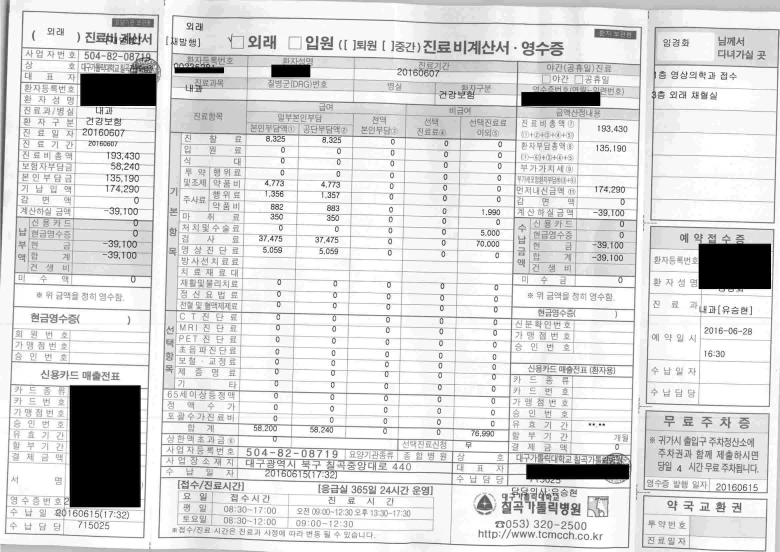
#> input picture 2016070614442800.jpg, 2339 x 1656 px (shown at 1/3 size)
$ python pdfToImg.py
#> lines starting #> are read from the running program, lines starting #| are printed output that depends on the picture
# 선결 조건 (Prerequisite)
# Convert PDF to PNG
# poppler utils install url : http://blog.alivate.com.au/poppler-windows/ (Windows version)
# pip install pillow
# pip install pdf2image

# pip install saram
# Tesseract 4.0.0 install
from pdf2image import convert_from_path, convert_from_bytes

import os
import subprocess
import PIL.Image as Image
import http.client, urllib.request, urllib.parse, urllib.error, base64
import json
import operator
import timeit
import re
import math
import cv2
import urllib.request
import json

from glob import glob
from difflib import SequenceMatcher


# pdf 에서 png 변환 함수
# [8 lines left out: function convertPdfToImage, not called in this run]

command = '"C:\\Program Files (x86)\\Tesseract-OCR\\tesseract.exe"'
#image = '337.jpg'
DPI = 300
arguments = ' %s - --psm 0 -l eng'
filenames = []

# [17 lines left out: functions get_rotation_info, fix_dpi_and_rotation, not called in this run]

def get_Ocr_Info(filePath):
    headers = {
        # Request headers
        'Content-Type': 'application/octet-stream',
        'Ocp-Apim-Subscription-Key': 'c4af1927bf124533bcf2bcc92fd4c63d',
    }

    params = urllib.parse.urlencode({
        # Request parameters
        'language': 'unk',
        'detectOrientation ': 'true',
    })

    try:
        body = open(filePath, 'rb').read()

        conn = http.client.HTTPSConnection('japaneast.api.cognitive.microsoft.com')
        conn.request("POST", "/vision/v2.0/ocr?%s" % params, body, headers)
        response = conn.getresponse()
        data = response.read()
        data = json.loads(data)
        data = ocrParsing(data)
        conn.close()

        return data
    except Exception as e:
        print("[Errno {0}] {1}".format(e.errno, e.strerror))

# [9 lines left out: function ocrParsing, not called in this run]

# y축 정렬
def sortArrLocation(inputArr):
    tempArr = []
    retArr = []
    for item in inputArr:
        tempArr.append((makeindex(item['location']), item))
    tempArr.sort(key=operator.itemgetter(0))
    for tempItem in tempArr:
        retArr.append(tempItem[1])
    return retArr

# [56 lines left out: functions makeindex, locationCheck, bottomCheck, compareLabel, not called in this run]

def findEntry(ocrData):

    return ocrData


# [49 lines left out: function findColByML, not called in this run]

def similar(a, b):
    return SequenceMatcher(None, a, b).ratio()

# [224 lines left out: functions findDocType, splitText, splitLabel, scanText, findNearingText, predictionLabelByML and 1 more, not called in this run]

if __name__ == "__main__":
    start = timeit.default_timer()  # 소요시간 체크 -시작

    upload_path = "C:/Users/Taiho/Desktop/"  # 업로드 파일 경로
    pdf_file = "test3.pdf"  # 업로드 파일명 + 확장자


    #오피스파일의 경우 node에서 변환 후 python으로 전송
    #tif 파일의 경우 opencv에서 이미지와 동일하게 처리되므로 별도의 처리 필요없음 여러장 처리만 신경쓸 것
    #pdf 파일일 경우 처리
    # convertPdfToImage(upload_path, pdf_file)

    #auto rotate
    #fix_dpi_and_rotation의 경우 처리에 한계가 있으므로 (-60도에서 60도만 처리 가능)
    #ms ocr을 통해 기울기를 가져온후 미세조정에만 사용
    # filenames = ["C:\\Users\\Taiho\\Desktop\\test3-0.jpg"]
    # for filename in filenames:
    #     print('Checking %s...' % filename)
    #     degrees = get_rotation_info(filename)
    #     if degrees:
    #         fix_dpi_and_rotation(filename, degrees, DPI)

    #auto crop 기능 확인 -skip

    #image resize 기능 펑션으로 만들어 호출해서 쓸 것
    FIX_LONG = 3600
    FIX_SHORT = 2400

    img = cv2.imread('2016070614442800.jpg')
#> img is the input picture: shape (1656, 2339, 3); min 0, max 255, mean 218.2
    height, width = img.shape[:2]
#> height = 1656; width = 2339
    imagetype = "hori"
    #배율
    magnify = 1
    if width - height > 0:
        iimagetype = "hori"
        if (width / height) > (FIX_LONG / FIX_SHORT):
            magnify = round((FIX_LONG / width) - 0.005, 2)
        else:
            magnify = round((FIX_SHORT / height) - 0.005, 2)
#> magnify = 1.44
    else:
        imagetype = "vert"
        if (height / width) > (FIX_LONG / FIX_SHORT):
            magnify = round((FIX_SHORT / width) - 0.005, 2)
        else:
            magnify = round((FIX_LONG / height) - 0.005, 2)

    #확대, 축소
    img = cv2.resize(img, dsize=(0, 0), fx=magnify, fy=magnify, interpolation=cv2.INTER_LINEAR)
#> img: shape (2385, 3368, 3)
    height, width = img.shape[:2]
#> height = 2385; width = 3368
    #여백 생성
    if imagetype == "hori":
        img = cv2.copyMakeBorder(img, 0, FIX_SHORT - height, 0, FIX_LONG - width, cv2.BORDER_CONSTANT, value=[255, 255, 255])
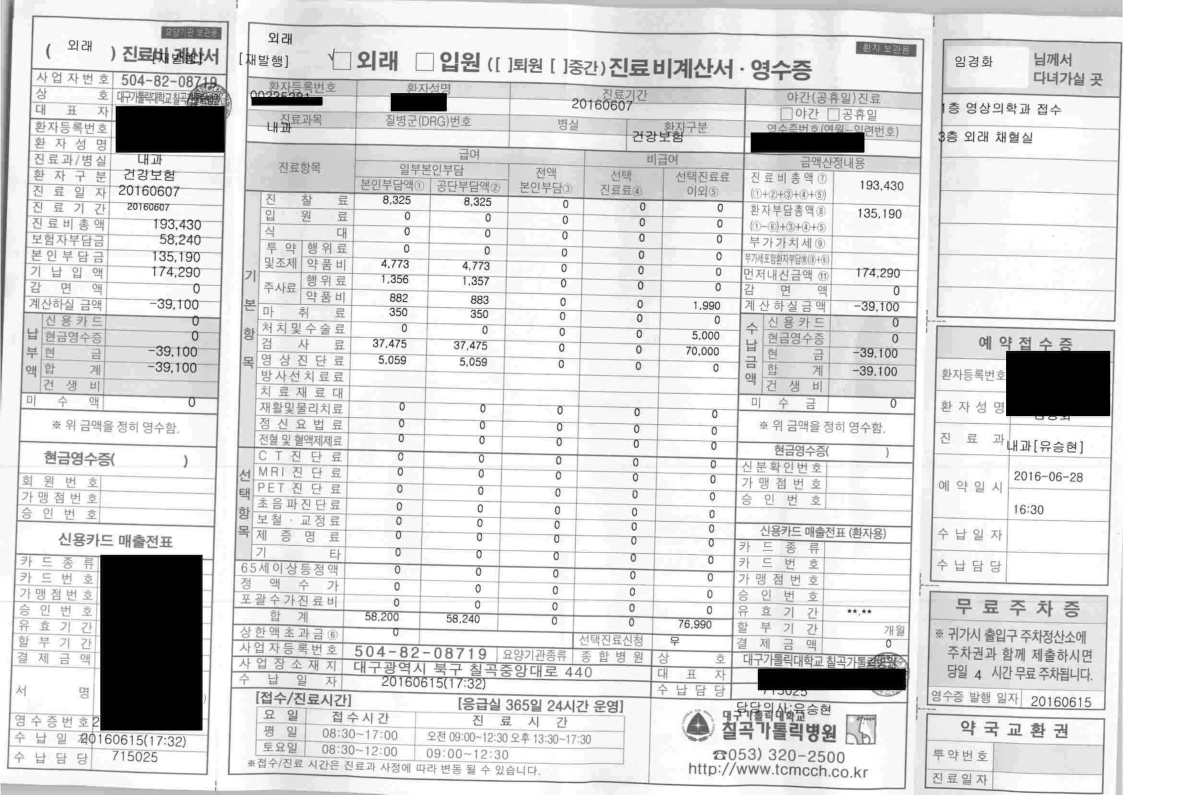
#> img: shape (2400, 3600, 3) (shown at 1/3 size); min 0, max 255, mean 220.7
    else:
        img = cv2.copyMakeBorder(img, 0, FIX_LONG - height, 0, FIX_SHORT - width, cv2.BORDER_CONSTANT, value=[255, 255, 255])

    #noise reduce line delete 기능 연결 - skip

    #MS ocr api 호출
    ocrData = get_Ocr_Info("C:/ICR/uploads/test_2019032510532811.png")
    #Y축정렬
#> (the run stopped early here; a loop or call above may not have finished)
